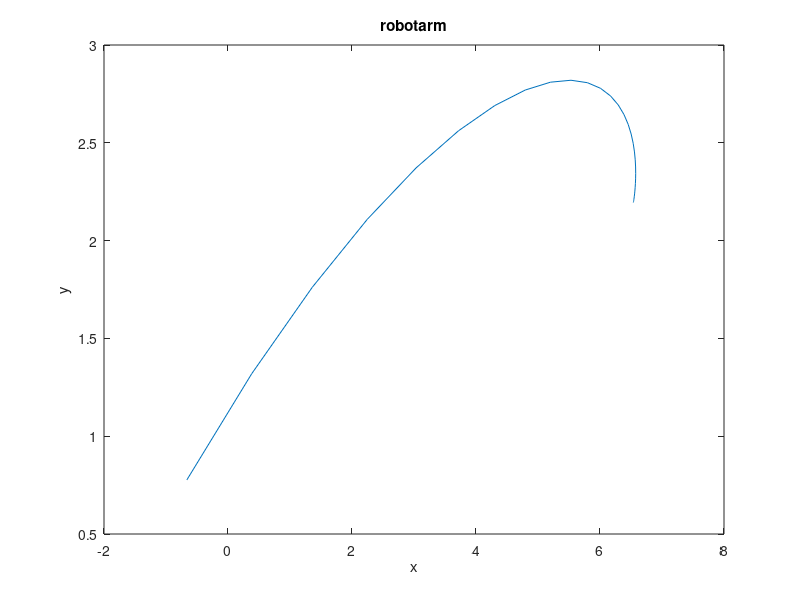

MATLAB code for this plot:
clc, clear all, close all

%Laboration 4 2a)

A = [27 81;
    64 256];
b = [40.5;
    121.6];

x = A\b;
x = x';

a1 = x(1,1);
a2 = x(1,2);

%Konstanterna b1 och b2

b = [-48.6
    -160];

x = A\b;
x = x';

b1 = x(1,1);
b2 = x(1,2);

%laboration 4.2b 

%Räknar ut graderna,

grader = [];
for t = (0:0.1:4)
    
    O1 = 10 + a1*t^3 + a2*t^4;
    O2 = 20 + b2*t^3 + b2*t^4;

    grader = [grader;
              O1 O2];
end

xyvarden = [];
for k = [1:40]   
    
    O1 = grader(k,1);
    O2 = grader(k,2);

    x = 4*cosd(O1) + 3*cosd(O1+O2);
    y = 4*sind(O1) + 3*sind(O1+O2);

    xyvarden = [xyvarden; x y];
end

%plockar x- och yvärden
Xvarden = xyvarden(1:40, 1);
Yvarden = xyvarden(1:40, 2);

%plottar
plot(Xvarden, Yvarden);
title('robotarm');
ylabel('y');
xlabel('x');